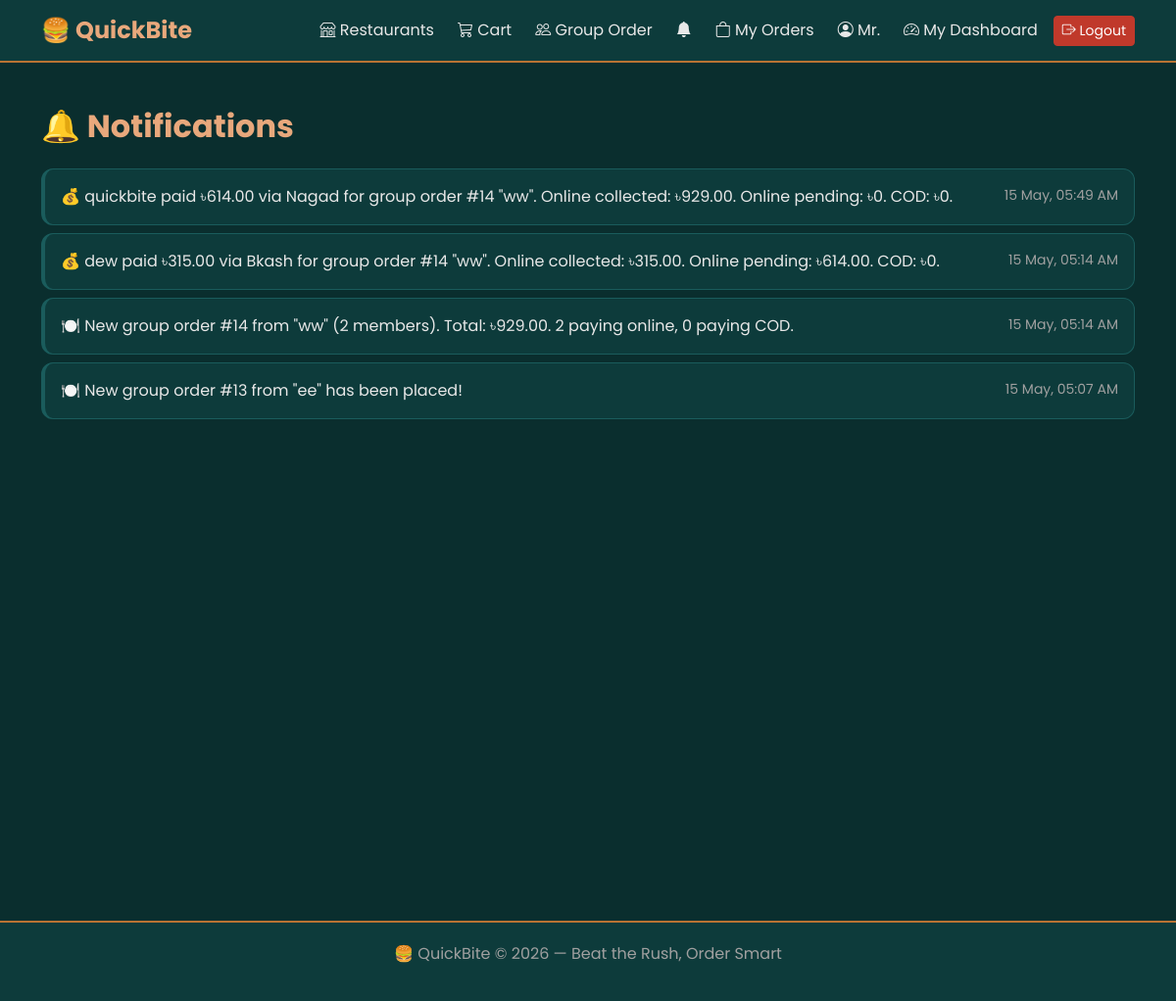
/orders/notifications/ (signed in), run on the app's committed database.
### accounts/models.py (models this page shows, shortened)
class User(AbstractUser):
    is_customer = models.BooleanField(default=True)
    is_restaurant_owner = models.BooleanField(default=False)
    phone_number = models.CharField(max_length=15, blank=True, null=True)
    address = models.TextField(blank=True, null=True)
    allergies = models.TextField(blank=True, null=True)
    profile_picture = models.ImageField(
        upload_to='profile_pictures/',
        blank=True,
        null=True
    )

### orders/models.py (models this page shows, shortened)
class Notification(models.Model):
    user = models.ForeignKey(
        settings.AUTH_USER_MODEL,
        on_delete=models.CASCADE,
        related_name='notifications'
    )
    message = models.TextField()
    is_read = models.BooleanField(default=False)
    created_at = models.DateTimeField(auto_now_add=True)

### orders/views.py (the view)
# urls.py: path('notifications/', views.notifications, name='notifications'),
@login_required
def notifications(request):
    notifs = request.user.notifications.order_by('-created_at')
    notifs.filter(is_read=False).update(is_read=True)
    return render(request, 'orders/notifications.html', {'notifs': notifs})

### orders/views.py (called while the page is built)
def notification_count(request):
    if request.user.is_authenticated:
        count = request.user.notifications.filter(is_read=False).count()
        return {'unread_notifications': count}
    return {'unread_notifications': 0}

### templates/orders/notifications.html (shortened to what this page needs)
{% extends 'base.html' %}
{% block content %}
<h2 class="section-title mb-4">
    🔔 Notifications
</h2>
{% for notif in notifs %}
<div class="card p-3 mb-2"
     style="border-left:4px solid
     {% if notif.is_read %}var(--teal-light)
     {% else %}var(--copper-bright){% endif %};">
    <div class="d-flex justify-content-between align-items-start">
        <div>
            {{ notif.message|safe }}
        </div>
        <small style="color:#a0a0a0; white-space:nowrap; margin-left:15px;">
            {{ notif.created_at|date:"d M, h:i A" }}
        </small>
    </div>
</div>
{% empty %}
<div class="text-center p-5" style="color:#a0a0a0;">
    <i class="bi bi-bell-slash" style="font-size:3rem;"></i>
    <p class="mt-2">No notifications yet!</p>
</div>
{% endfor %}
{% endblock %}

### templates/base.html (shortened to what this page needs)
<!DOCTYPE html>
<html lang="en">
<head>
    <link href="https://cdn.jsdelivr.net/npm/bootstrap@5.3.0/dist/css/bootstrap.min.css" rel="stylesheet">
    <link href="https://cdn.jsdelivr.net/npm/bootstrap-icons@1.10.5/font/bootstrap-icons.css" rel="stylesheet">
</head>
<body>
<nav class="navbar navbar-expand-lg navbar-dark">
    <div class="container">
        <a class="navbar-brand" href="{% url 'home' %}">
            🍔 QuickBite
        </a>
        <div class="collapse navbar-collapse" id="navbarNav">
            <ul class="navbar-nav ms-auto align-items-center gap-2">
                <li class="nav-item">
                    <a class="nav-link" href="{% url 'home' %}">
                        <i class="bi bi-shop"></i> Restaurants
                    </a>
                </li>
                <li class="nav-item">
                    <a class="nav-link" href="{% url 'orders:view_cart' %}">
                        <i class="bi bi-cart3"></i> Cart
                    </a>
                </li>
                <li class="nav-item">
                    <a class="nav-link" href="{% url 'group_order:group_list' %}">
                        <i class="bi bi-people"></i> Group Order
                    </a>
                </li>
                {% if user.is_authenticated %}
                <li class="nav-item">
                    <a class="nav-link position-relative"
                       href="{% url 'orders:notifications' %}">
                        <i class="bi bi-bell-fill"
                           style="color:{% if unread_notifications > 0 %}#b87333{% else %}#e8e8e8{% endif %};">
                        </i>
                    </a>
                </li>
                    <li class="nav-item">
                        <a class="nav-link" href="{% url 'orders:my_orders' %}">
                            <i class="bi bi-bag"></i> My Orders
                        </a>
                    </li>
                    <li class="nav-item">
                        <a class="nav-link" href="{% url 'accounts:profile' %}">
                            <i class="bi bi-person-circle"></i>
                            {{ user.first_name|default:user.username }}
                        </a>
                    </li>
                    {% if user.is_restaurant_owner %}
                    <li class="nav-item">
                        <a class="nav-link" href="{% url 'restaurants:owner_dashboard' %}">
                            <i class="bi bi-speedometer2"></i> My Dashboard
                        </a>
                    </li>
                    {% endif %}
                    <li class="nav-item">
                        <form method="post" action="{% url 'accounts:logout' %}">
                            <button type="submit" class="btn btn-sm btn-danger">
                                <i class="bi bi-box-arrow-right"></i> Logout
                            </button>
                        </form>
                    </li>
                {% endif %}
            </ul>
        </div>
    </div>
</nav>
<div class="page-wrapper">
    <div class="container">
        {% block content %}
        {% endblock %}
    </div>
</div>
<div class="footer">
    <p>🍔 QuickBite &copy; 2026 — Beat the Rush, Order Smart</p>
</div>
</body>
</html>

### templates/base.html (style rules this page uses)
:root { --teal-dark: #0a2e2e; --teal-mid: #0d3b3b; --teal-light: #1a5c5c; --teal-accent: #2a9d8f; --copper: #b87333; --copper-light: #d4956a; --copper-bright:#e8a87c; --grey-white: #e8e8e8; --grey-mid: #a0a0a0; --grey-dark: #4a4a4a; --danger: #c0392b; }
body { font-family: 'Poppins', sans-serif; background-color: var(--teal-dark); color: var(--grey-white); }
.navbar { background-color: var(--teal-mid) !important; border-bottom: 2px solid var(--copper); }
.navbar-brand { color: var(--copper-bright) !important; font-weight: 700; font-size: 1.5rem; }
.nav-link { color: var(--grey-white) !important; }
.card { background-color: var(--teal-mid); border: 1px solid var(--teal-light); border-radius: 12px; color: var(--grey-white); }
.btn-danger { background-color: var(--danger); border-color: var(--danger); }
.page-wrapper { min-height: 100vh; padding: 30px 0; }
.footer { background-color: var(--teal-mid); border-top: 2px solid var(--copper); padding: 20px 0; text-align: center; color: var(--grey-mid); margin-top: 60px; }
.section-title { color: var(--copper-bright); font-weight: 700; margin-bottom: 25px; }

### data on the page
User: first_name "Mr."
Notification: message "💰 quickbite paid ৳614.00 via Nagad for group order #14 \"ww\". Online collected: ৳929.00. Online pending: ৳0. COD: ৳0.", created_at "15 May, 05:49 AM"
Notification: message "💰 dew paid ৳315.00 via Bkash for group order #14 \"ww\". Online collected: ৳315.00. Online pending: ৳614.00. COD: ৳0.", created_at "15 May, 05:14 AM"
Notification: message "🍽️ New group order #14 from \"ww\" (2 members). Total: ৳929.00. 2 paying online, 0 paying COD.", created_at "15 May, 05:14 AM"
Notification: message "🍽️ New group order #13 from \"ee\" has been placed!", created_at "15 May, 05:07 AM"
